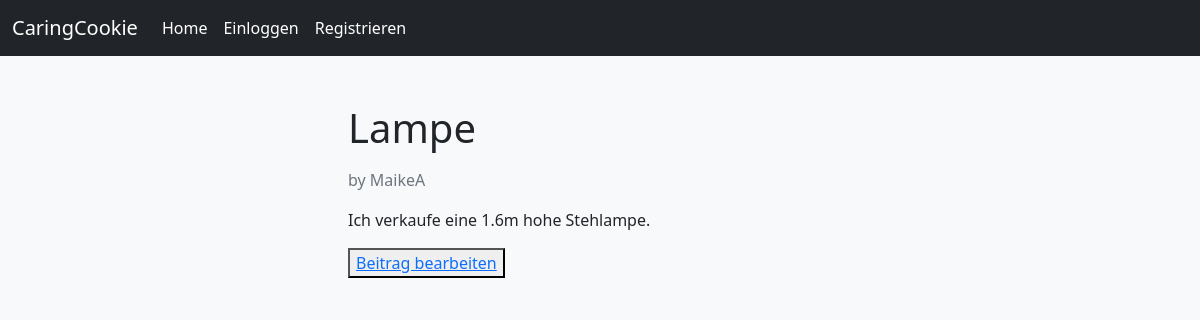
The app's page /blog/5 with its own data.
### blog/models.py (models this page shows, shortened)
class Blog(models.Model):
    title = models.CharField(max_length=250)
    content = models.TextField()
    date_published = models.DateTimeField(default=timezone.now)
    author = models.ForeignKey(User, on_delete=CASCADE)

### blog/views.py (the view)
# urls.py: path("blog/<int:pk>", views.detail_view, name="blogs_detail"),
def detail_view(request, pk):
    blog = get_object_or_404(Blog, pk=pk)
    return render(request, "blog/detail.html", {"blog": blog})

### blog/templates/blog/detail.html
{% extends "blog/base.html" %} {% block content %}
<div class="container p-5">
  <h1 class="blog-card-title mb-3 font-weight-bold">{{blog.title}}</h1>
  <p class="text-muted">by {{ blog.author }}</p>
  <p class="line-height text-justify">{{blog.content}}</p>
  <button type="button">
    <a href="{% url 'change_blog' blog.pk %}">Beitrag bearbeiten</a>
  </button>
</div>
{% endblock content %}

### blog/static/blog/main.css (style rules this page uses)
@media (min-width: 1200px) { .container { max-width: 50%; } }

### records on screen
Blog: title "Lampe", author "MaikeA", content "Ich verkaufe eine 1.6m hohe Stehlampe."
